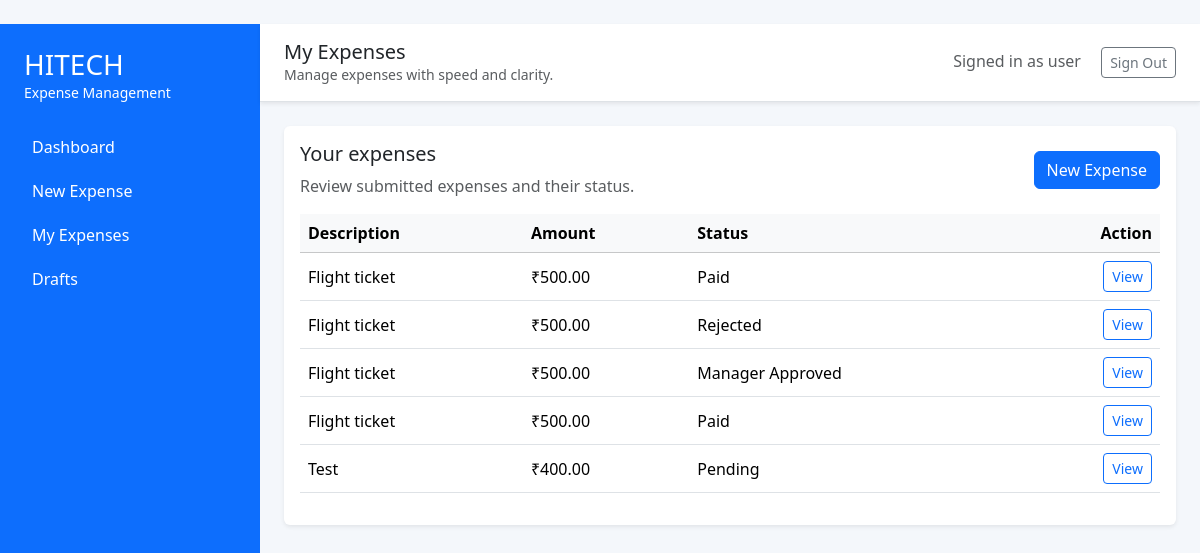
The page /my_expenses (signed in) on the database its author committed.
### src/models/database.py (models this page shows)
class Expense(Base):
    __tablename__ = 'expenses'
    id = Column(Integer, primary_key=True)
    user_id = Column(Integer, ForeignKey('users.id'), nullable=False)
    amount = Column(Float, nullable=False)
    description = Column(String, nullable=False)
    status = Column(String, default='Pending')

### src/views/expenses_view.py (the view)
@expenses_view.route('/my_expenses')
def my_expenses():
    if 'user_id' not in session:
        flash('Please log in to view your expenses.', 'warning')
        return redirect(url_for('auth.login'))
    expenses = db.get_expenses_by_user(session['user_id'])
    return render_template('my_expenses.html', expenses=expenses)

### src/main.py (called while the page is built)
@app.teardown_appcontext
def remove_session(exception=None):
    db_session.remove()

### src/models/database.py (called while the page is built)
    def get_expenses_by_user(self, user_id):
        return self.session.query(Expense).filter_by(user_id=user_id).all()

### src/templates/my_expenses.html (shortened to what this page needs)
{% extends 'base.html' %}
{% block page_title %}My Expenses{% endblock %}
{% block content %}
<div class="card shadow-sm border-0">
  <div class="card-body">
    <div class="d-flex justify-content-between align-items-center mb-3">
      <div>
        <h5>Your expenses</h5>
        <p class="text-muted mb-0">Review submitted expenses and their status.</p>
      </div>
      <a href="{{ url_for('submission_form.submit_expense') }}" class="btn btn-primary">New Expense</a>
    </div>
    {% if expenses %}
      <div class="table-responsive">
        <table class="table align-middle">
          <thead class="table-light">
            <tr>
              <th>Description</th>
              <th>Amount</th>
              <th>Status</th>
              <th class="text-end">Action</th>
            </tr>
          </thead>
          <tbody>
            {% for e in expenses %}
              <tr>
                <td>{{ e.description }}</td>
                <td>₹{{ '{:.2f}'.format(e.amount) }}</td>
                <td>{{ e.status }}</td>
                <td class="text-end"><a href="{{ url_for('expenses_view.view_expense', expense_id=e.id) }}" class="btn btn-sm btn-outline-primary">View</a></td>
              </tr>
            {% endfor %}
          </tbody>
        </table>
      </div>
    {% else %}
      <div class="alert alert-secondary">No expenses found. Start by submitting a new expense.</div>
    {% endif %}
  </div>
</div>
{% endblock %}

### src/templates/base.html (shortened to what this page needs)
﻿<!doctype html>
<html lang="en">
  <head>
    <link href="https://cdn.jsdelivr.net/npm/bootstrap@5.3.2/dist/css/bootstrap.min.css" rel="stylesheet">
    <link rel="stylesheet" href="{{ url_for('static', filename='css/style.css') }}">
  </head>
  <body>
    <div class="app-shell">
      <aside class="app-sidebar bg-primary text-white d-flex flex-column">
        <div class="sidebar-brand px-4 py-4">
          <h3 class="mb-0">HITECH</h3>
          <p class="small text-white-75 mb-0">Expense Management</p>
        </div>
        <nav class="nav flex-column px-3">
          <a class="nav-link text-white" href="{{ url_for('home') }}">Dashboard</a>
          <a class="nav-link text-white" href="{{ url_for('submission_form.submit_expense') }}">New Expense</a>
          <a class="nav-link text-white" href="{{ url_for('expenses_view.my_expenses') }}">My Expenses</a>
          <a class="nav-link text-white" href="{{ url_for('drafts_view.view_drafts') }}">Drafts</a>
        </nav>
      </aside>
      <div class="app-content">
        <header class="topbar bg-white border-bottom shadow-sm px-4 py-3 d-flex justify-content-between align-items-center">
          <div>
            <h5 class="mb-0">{% block page_title %}Expense Management{% endblock %}</h5>
            <small class="text-muted">Manage expenses with speed and clarity.</small>
          </div>
          <div>
            {% if session.get('user_id') %}
              <span class="me-3 text-muted">Signed in as {{ session.get('role', 'user') }}</span>
              <a class="btn btn-outline-secondary btn-sm" href="{{ url_for('auth.logout') }}">Sign Out</a>
            {% else %}
              <a class="btn btn-outline-primary btn-sm" href="{{ url_for('auth.login') }}">Sign In</a>
            {% endif %}
          </div>
        </header>
        <main class="content px-4 py-4">
          {% block content %}{% endblock %}
        </main>
      </div>
    </div>
  </body>
</html>

### src/static/css/style.css (style rules this page uses)
.app-shell { display: flex; min-height: 100vh; }
.app-sidebar { width: 260px; min-height: 100vh; }
.app-sidebar .nav-link { color: rgba(255, 255, 255, 0.8); margin-bottom: 0.25rem; }
.app-content { flex: 1; background: #f4f7fb; }
.topbar { position: sticky; top: 0; z-index: 10; }
.content { max-width: 1200px; margin: 0 auto; }

### rows shown on the page
Expense: description "Flight ticket", amount "500.00", status "Paid"
Expense: description "Flight ticket", amount "500.00", status "Rejected"
Expense: description "Flight ticket", amount "500.00", status "Manager Approved"
Expense: description "Flight ticket", amount "500.00", status "Paid"
Expense: description "Test", amount "400.00", status "Pending"

### other values the page prints
{{ session.get('role', 'user') }} "user"
